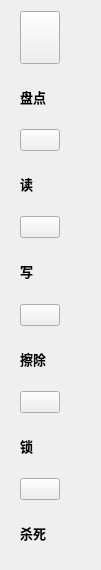
      <widget class="QWidget" name="page_5">
       <property name="geometry">
        <rect>
         <x>0</x>
         <y>0</y>
         <width>101</width>
         <height>570</height>
        </rect>
       </property>
       <property name="sizePolicy">
        <sizepolicy hsizetype="Preferred" vsizetype="Maximum">
         <horstretch>0</horstretch>
         <verstretch>0</verstretch>
        </sizepolicy>
       </property>
       <attribute name="label">
        <string>国标协议</string>
       </attribute>
       <layout class="QVBoxLayout" name="verticalLayout_10">
        <property name="leftMargin">
         <number>20</number>
        </property>
        <item>
         <widget class="QPushButton" name="inventGbIcon">
          <property name="sizePolicy">
           <sizepolicy hsizetype="Maximum" vsizetype="Minimum">
            <horstretch>0</horstretch>
            <verstretch>0</verstretch>
           </sizepolicy>
          </property>
          <property name="text">
           <string/>
          </property>
          <property name="icon">
           <iconset>
            <normaloff>icons/inventory.ico</normaloff>icons/inventory.ico</iconset>
          </property>
          <property name="iconSize">
           <size>
            <width>60</width>
            <height>60</height>
           </size>
          </property>
         </widget>
        </item>
        <item alignment="Qt::AlignLeft">
         <widget class="QLabel" name="label_12">
          <property name="font">
           <font>
            <pointsize>10</pointsize>
            <weight>75</weight>
            <bold>true</bold>
           </font>
          </property>
          <property name="text">
           <string>盘点</string>
          </property>
          <property name="alignment">
           <set>Qt::AlignJustify|Qt::AlignVCenter</set>
          </property>
         </widget>
        </item>
        <item>
         <widget class="QPushButton" name="readGbIcon">
          <property name="sizePolicy">
           <sizepolicy hsizetype="Maximum" vsizetype="Maximum">
            <horstretch>0</horstretch>
            <verstretch>0</verstretch>
           </sizepolicy>
          </property>
          <property name="text">
           <string/>
          </property>
          <property name="icon">
           <iconset>
            <normaloff>icons/read.ico</normaloff>icons/read.ico</iconset>
          </property>
          <property name="iconSize">
           <size>
            <width>60</width>
            <height>60</height>
           </size>
          </property>
         </widget>
        </item>
        <item alignment="Qt::AlignLeft">
         <widget class="QLabel" name="label_11">
          <property name="font">
           <font>
            <pointsize>10</pointsize>
            <weight>75</weight>
            <bold>true</bold>
           </font>
          </property>
          <property name="text">
           <string>读</string>
          </property>
          <property name="alignment">
           <set>Qt::AlignJustify|Qt::AlignVCenter</set>
          </property>
         </widget>
        </item>
        <item>
         <widget class="QPushButton" name="writeGbIcon">
          <property name="sizePolicy">
           <sizepolicy hsizetype="Maximum" vsizetype="Maximum">
            <horstretch>0</horstretch>
            <verstretch>0</verstretch>
           </sizepolicy>
          </property>
          <property name="text">
           <string/>
          </property>
          <property name="icon">
           <iconset>
            <normaloff>icons/write.ico</normaloff>icons/write.ico</iconset>
          </property>
          <property name="iconSize">
           <size>
            <width>60</width>
            <height>60</height>
           </size>
          </property>
         </widget>
        </item>
        <item>
         <widget class="QLabel" name="label_32">
          <property name="font">
           <font>
            <pointsize>10</pointsize>
            <weight>75</weight>
            <bold>true</bold>
           </font>
          </property>
          <property name="text">
           <string>写</string>
          </property>
         </widget>
        </item>
        <item>
         <widget class="QPushButton" name="eraseGbIcon">
          <property name="sizePolicy">
           <sizepolicy hsizetype="Maximum" vsizetype="Maximum">
            <horstretch>0</horstretch>
            <verstretch>0</verstretch>
           </sizepolicy>
          </property>
          <property name="text">
           <string/>
          </property>
          <property name="icon">
           <iconset>
            <normaloff>icons/erase.ico</normaloff>icons/erase.ico</iconset>
          </property>
          <property name="iconSize">
           <size>
            <width>60</width>
            <height>60</height>
           </size>
          </property>
         </widget>
        </item>
        <item>
         <widget class="QLabel" name="label_164">
          <property name="font">
           <font>
            <pointsize>10</pointsize>
            <weight>75</weight>
            <bold>true</bold>
           </font>
          </property>
          <property name="text">
           <string>擦除</string>
          </property>
         </widget>
        </item>
        <item>
         <widget class="QPushButton" name="lockGbIcon">
          <property name="sizePolicy">
           <sizepolicy hsizetype="Maximum" vsizetype="Maximum">
            <horstretch>0</horstretch>
            <verstretch>0</verstretch>
           </sizepolicy>
          </property>
          <property name="text">
           <string/>
          </property>
          <property name="icon">
           <iconset>
            <normaloff>icons/lock.ico</normaloff>icons/lock.ico</iconset>
          </property>
          <property name="iconSize">
           <size>
            <width>60</width>
            <height>60</height>
           </size>
          </property>
         </widget>
        </item>
        <item>
         <widget class="QLabel" name="label_165">
          <property name="font">
           <font>
            <pointsize>10</pointsize>
            <weight>75</weight>
            <bold>true</bold>
           </font>
          </property>
          <property name="text">
           <string>锁</string>
          </property>
         </widget>
        </item>
        <item>
         <widget class="QPushButton" name="killGbIcon">
          <property name="sizePolicy">
           <sizepolicy hsizetype="Maximum" vsizetype="Maximum">
            <horstretch>0</horstretch>
            <verstretch>0</verstretch>
           </sizepolicy>
          </property>
          <property name="text">
           <string/>
          </property>
          <property name="icon">
           <iconset>
            <normaloff>icons/kill.ico</normaloff>icons/kill.ico</iconset>
          </property>
          <property name="iconSize">
           <size>
            <width>60</width>
            <height>60</height>
           </size>
          </property>
         </widget>
        </item>
        <item>
         <widget class="QLabel" name="label_162">
          <property name="font">
           <font>
            <pointsize>10</pointsize>
            <weight>75</weight>
            <bold>true</bold>
           </font>
          </property>
          <property name="text">
           <string>杀死</string>
          </property>
         </widget>
        </item>
       </layout>
      </widget>
